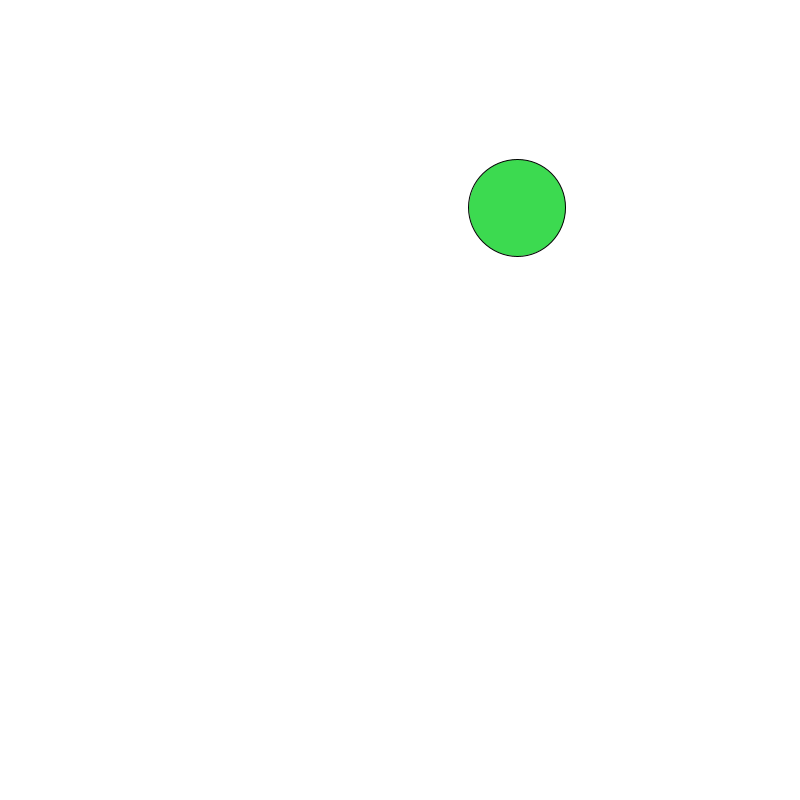
Frame 1 (no input)
Frame 60 (the mouse pressed at the canvas centre just before this capture): identical to frame 1, image omitted
Frame 120 (the mouse held since frame 60 and released just before this capture): identical to frame 1, image omitted

The Processing sketch that drew this single still picture (run headless with seeded random() and noise(); from frame 60 on, the mouse is pressed at the canvas centre):

// Processing sketch: hunter_game
// ── hunter_game.pde
// Global variables
float circleX;
float circleY;
float radius;
color fillColor;

void setup() {
    size(800, 800); // Set canvas size
    resetCircle(); // Initialize the circle
}

void draw() {
    background(255); // White background

    // Check if the mouse is inside the circle
    if (dist(circleX, circleY, mouseX, mouseY) < radius) {
        fill(255, 128, 64); // Highlight color when mouse is over the circle
    } else {
        fill(fillColor); // Default fill color
    }

    // Draw the circle
    ellipse(circleX, circleY, radius, radius);
}

// Mouse click detection
void mousePressed() {
    if (dist(circleX, circleY, mouseX, mouseY) < radius) {
        println("Click"); // Print when clicked
        resetCircle(); // Move the circle to a new position and size
    }
}

// Reset circle to a random position and size
void resetCircle() {
    circleX = random(radius, width - radius); // Ensure circle stays within bounds
    circleY = random(radius, height - radius);
    radius = random(30, 100); // Random radius size
    fillColor = color(random(255), random(255), random(255)); // Random fill color
}
